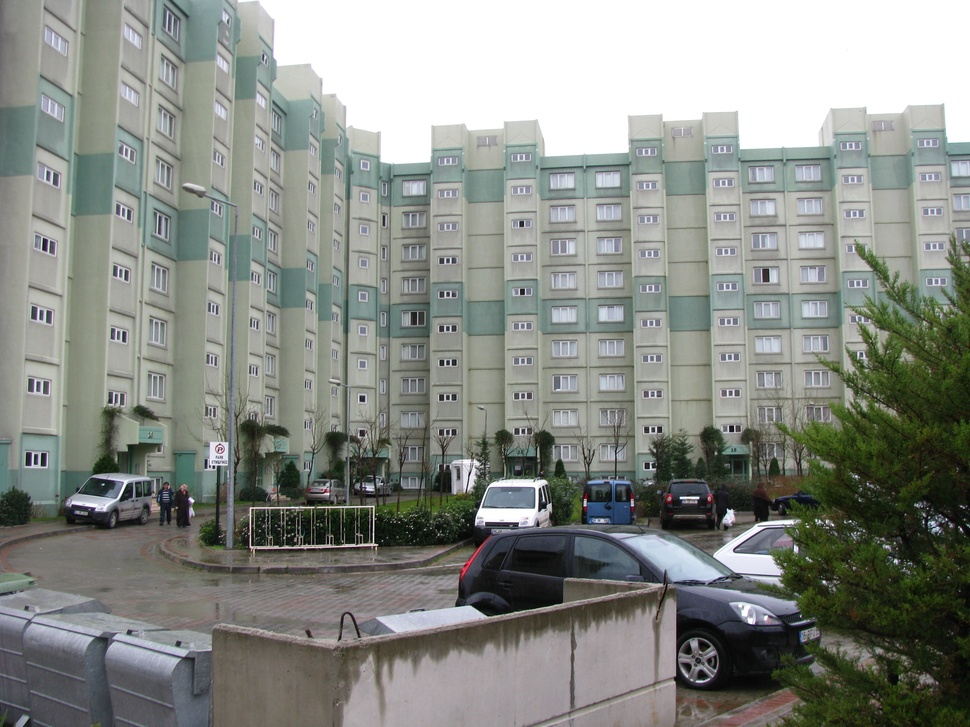
%> input picture Solution1/armutlu.JPG, 970 x 727 px, shrunk from 3264 x 2448 before the run
$ octave MarrHildrethEdgeDetectionAlgorithm.m   (GNU Octave 9; MATLAB toolbox functions it lacks are replaced by stand-ins)
%> lines starting %> are read from the running program, lines starting %| are printed output that depends on the picture
close all;
clear all;
clc;

image = rgb2gray(imread('armutlu.jpg'));
%> image: size 727x970 uint8; min 0, max 255, mean 138.5

marrHildreth1 = edge(image,'log',0,1.0);
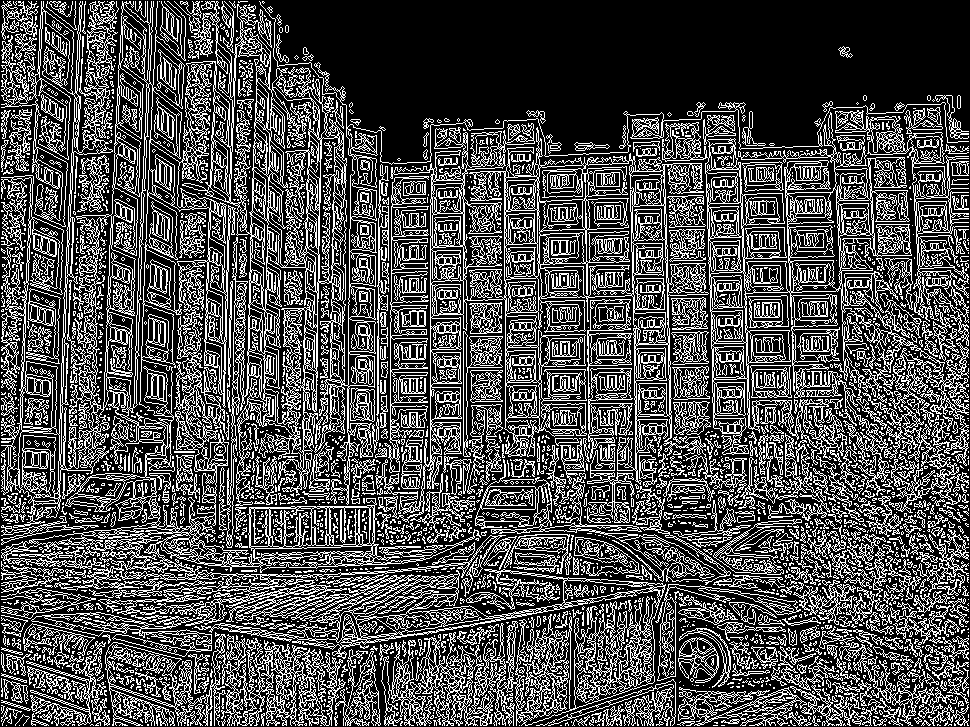
%> marrHildreth1: size 727x970 logical; 30.3% white in thin lines or dots
marrHildreth2 = edge(image,'log',0,2.0);
%> marrHildreth2: size 727x970 logical; 17.1% white in thin lines or dots
marrHildreth3 = edge(image,'log',0,3.0);
%> marrHildreth3: size 727x970 logical; 11.7% white in thin lines or dots
marrHildreth4 = edge(image,'log',0,4.0);
%> marrHildreth4: size 727x970 logical; 8.9% white in thin lines or dots

goruntu1 = [ marrHildreth1 marrHildreth2; marrHildreth3 marrHildreth4];
%> goruntu1: size 1454x1940 logical; 17% white in thin lines or dots

log = figure('Name','Marr/Hildreth: UL: s=1  UR: s=2  BL: s=3 BR: s=4');
iptsetpref('ImshowBorder','tight');
imshow(goruntu1,'InitialMagnification',100);

[Canny1, CannytDetection1] = edge(image,'canny',[],1.0);
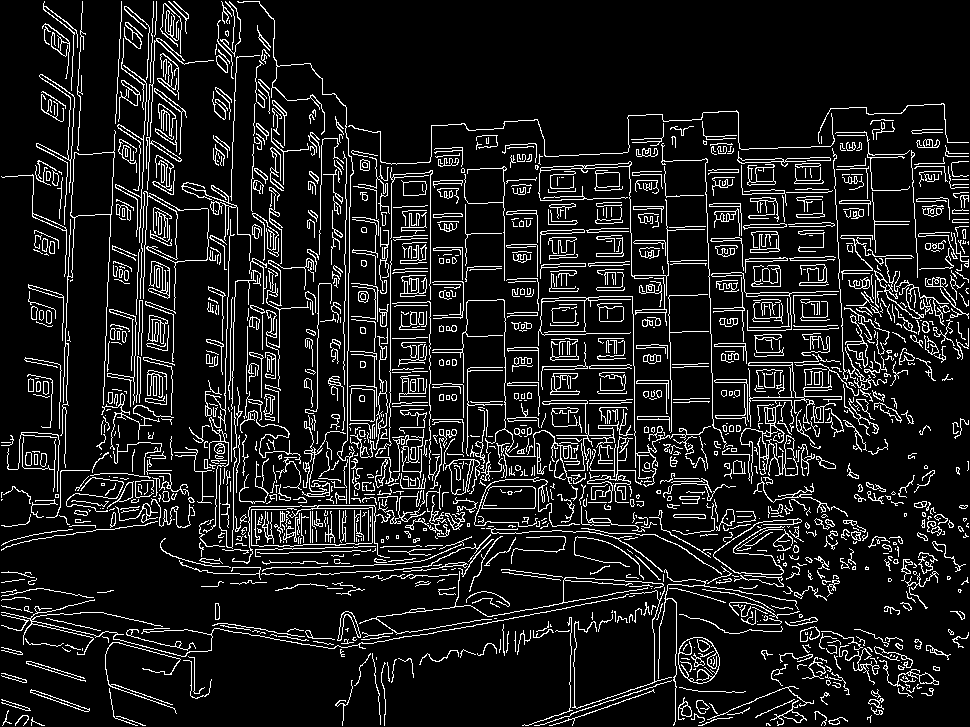
%> Canny1: size 727x970 logical; 11.2% white in thin lines or dots
%> CannytDetection1 = [0.0539 0.135]
[Canny2, CannytDetection2] = edge(image,'canny',[],2.0);
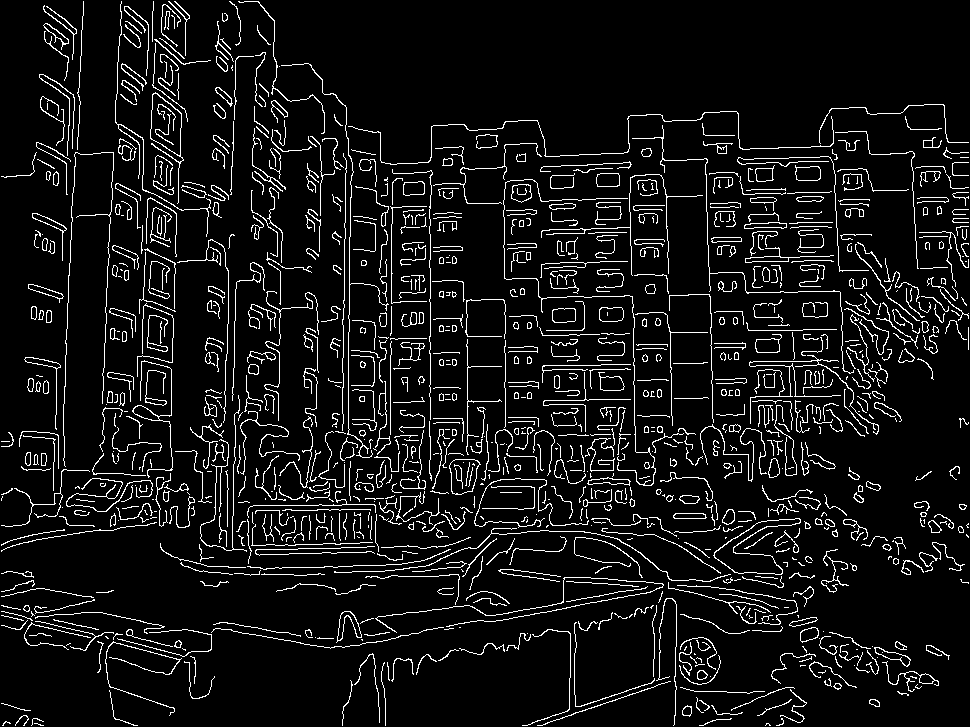
%> Canny2: size 727x970 logical; 7.7% white in thin lines or dots
%> CannytDetection2 = [0.0602 0.15]
[Canny3, CannytDetection3] = edge(image,'canny',[],3.0);
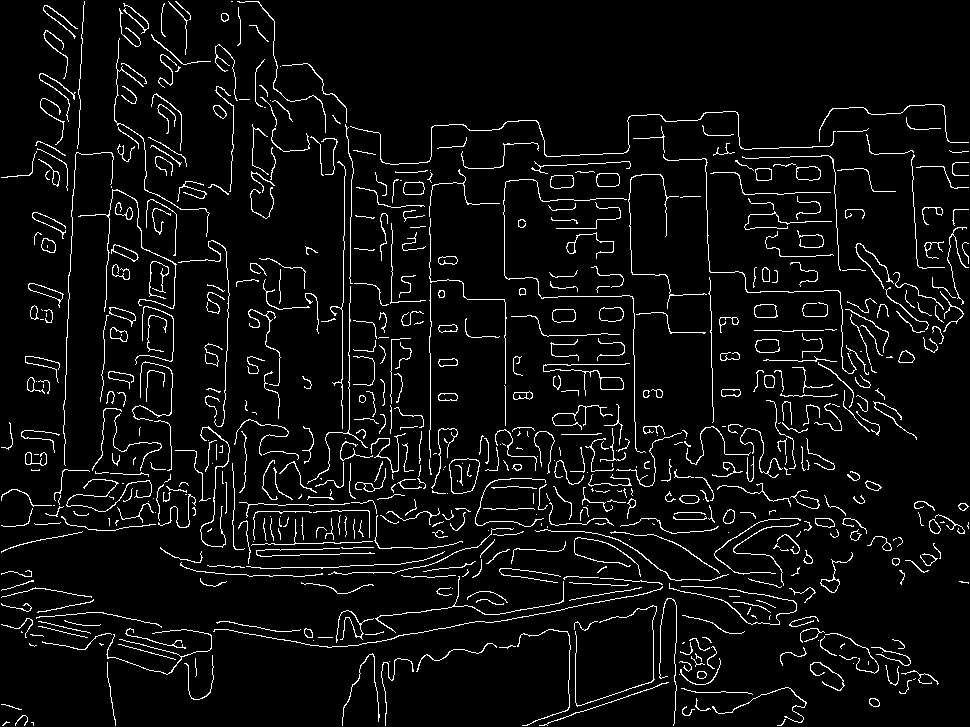
%> Canny3: size 727x970 logical; 5.5% white in thin lines or dots
%> CannytDetection3 = [0.0633 0.158]
[Canny4, CannytDetection4] = edge(image,'canny',[],4.0);
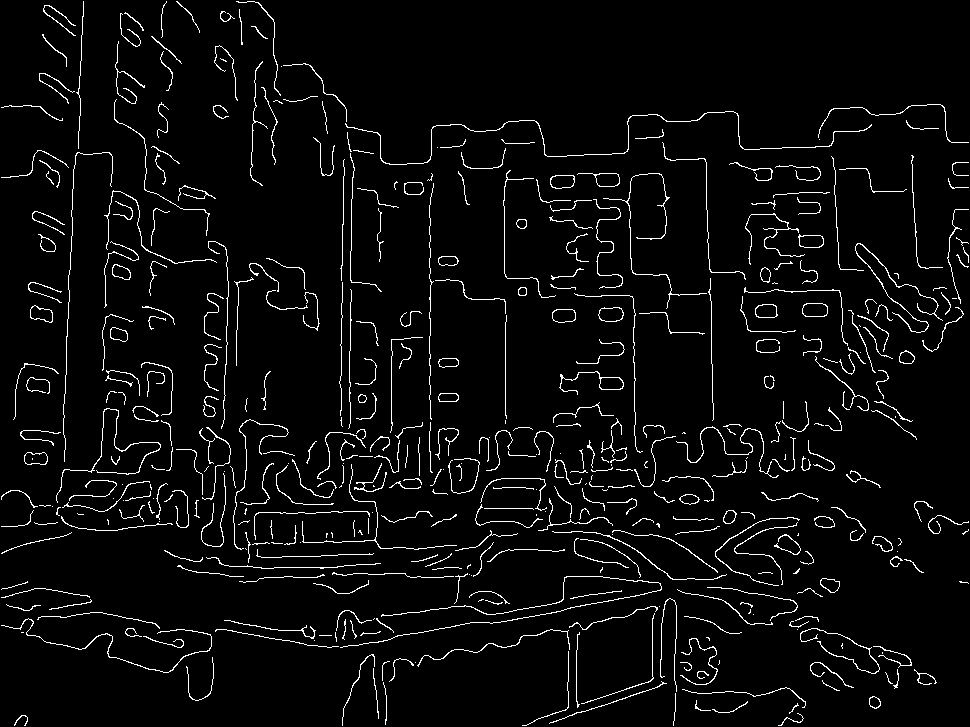
%> Canny4: size 727x970 logical; 4.2% white in thin lines or dots
%> CannytDetection4 = [0.0711 0.178]

k = 0.75
Canny1 = edge(image,'canny',k*CannytDetection1,1.0);
%> Canny1: size 727x970 logical; 12.9% white in thin lines or dots
Canny2 = edge(image,'canny',k*CannytDetection2,2.0);
%> Canny2: size 727x970 logical; 9% white in thin lines or dots
Canny3 = edge(image,'canny',k*CannytDetection3,3.0);
%> Canny3: size 727x970 logical; 6.7% white in thin lines or dots
Canny4 = edge(image,'canny',k*CannytDetection4,4.0);
%> Canny4: size 727x970 logical; 5% white in thin lines or dots

goruntu2 = [ Canny1 Canny2; Canny3 Canny4 ];
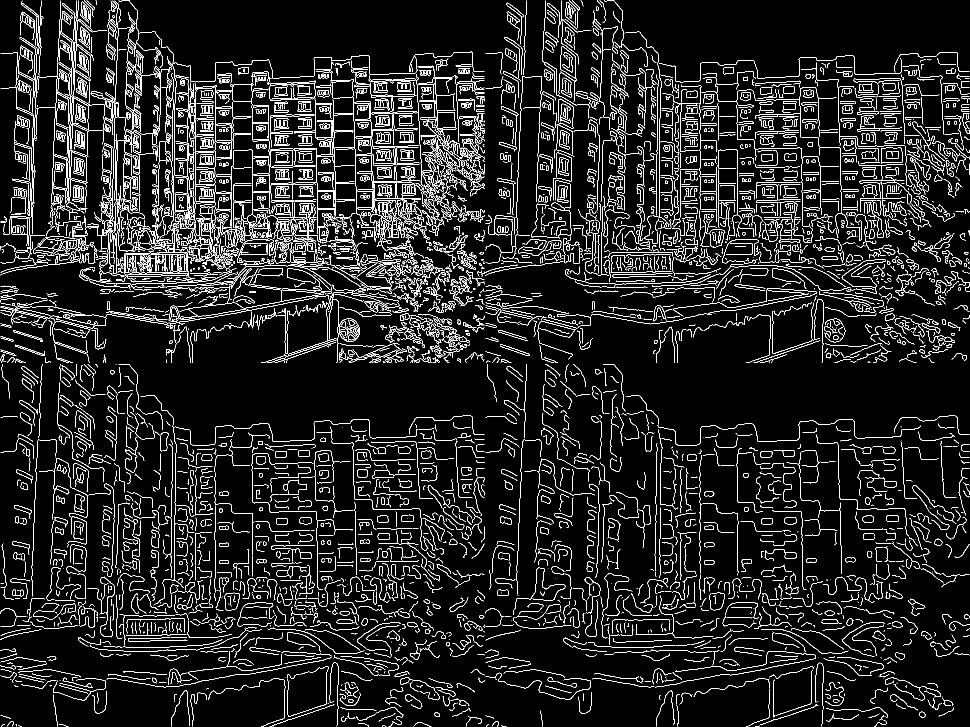
%> goruntu2: size 1454x1940 logical (shown at 1/2 size); 8.4% white in thin lines or dots

canny = figure('Name','Canny: UL: s=1  UR: s=2  BL: s=3 BR: s=4');
iptsetpref('ImshowBorder','tight');
imshow(goruntu2,'InitialMagnification',100);
